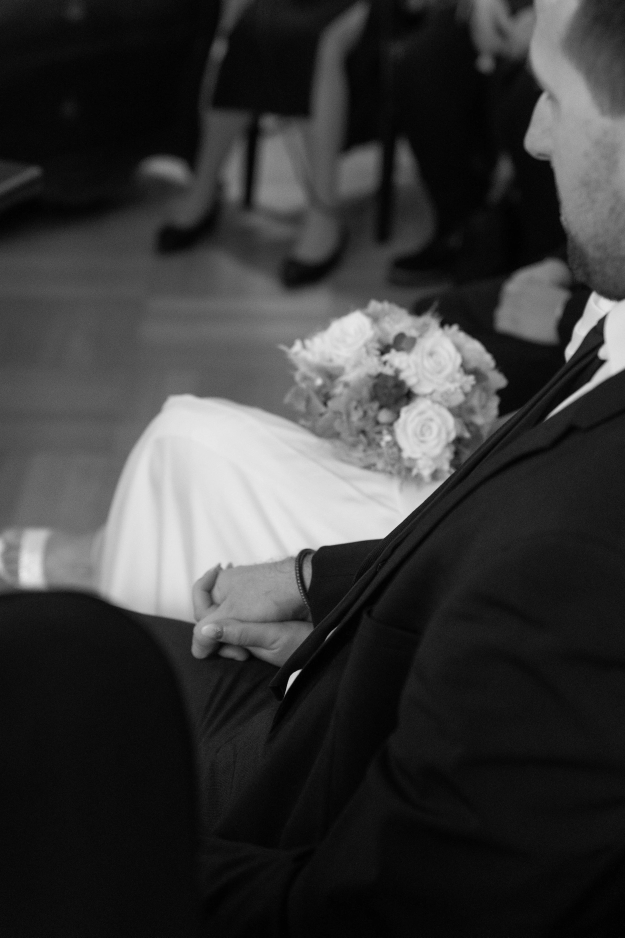
#> input picture images/about.webp, 2500 x 3750 px (shown at 1/4 size); its folder holds only this picture in this run
$ python images.py
#> lines starting #> are read from the running program, lines starting #| are printed output that depends on the picture
"""Erzeugt responsive Bildvarianten (WebP + AVIF) und images/manifest.json.

Läuft automatisch in der GitHub Action (siehe .github/workflows/build.yml).
Neue Bilder einfach in images/ hochladen - die Varianten entstehen beim nächsten Build.

Ausgabe:
  images/r/<name>-<breite>.webp   (480, 960, 1600 px)
  images/r/<name>-<breite>.avif   (nur Dateien, die mit "hero" beginnen: 640, 960, 1280, 1920 px)
  images/manifest.json            Maße + verfügbare Varianten pro Originalbild
"""
import json
import os
import sys

from PIL import Image

ROOT = os.path.join(os.path.dirname(os.path.abspath(__file__)), "..")
IMG_DIR = os.path.join(ROOT, "images")
OUT_DIR = os.path.join(IMG_DIR, "r")
EXTS = (".jpg", ".jpeg", ".png", ".webp")

DEFAULT_WIDTHS = [480, 960, 1600]
HERO_WIDTHS = [640, 960, 1280, 1920]


def main():
    os.makedirs(OUT_DIR, exist_ok=True)
    manifest = {}
    for name in sorted(os.listdir(IMG_DIR)):
        path = os.path.join(IMG_DIR, name)
        if not os.path.isfile(path) or not name.lower().endswith(EXTS):
            continue
        stem = os.path.splitext(name)[0]
        with Image.open(path) as im:
#> im is the input picture: PIL image 2500x3750 RGB; mean R, G, B 57.2, 57.2, 57.2
            im = im.convert("RGB")
            w, h = im.size
#> w = 2500; h = 3750
            is_hero = stem.startswith("hero")
            widths = HERO_WIDTHS if is_hero else DEFAULT_WIDTHS
            variants = {"webp": [], "avif": []}
            for tw in widths:
                if tw > w:
                    continue
                th = round(h * tw / w)
                formats = ["webp", "avif"] if is_hero else ["webp"]
                for fmt in formats:
                    out = os.path.join(OUT_DIR, f"{stem}-{tw}.{fmt}")
                    if not os.path.exists(out) or os.path.getmtime(out) < os.path.getmtime(path):
                        resized = im.resize((tw, th), Image.LANCZOS)
                        if fmt == "webp":
                            resized.save(out, "WEBP", quality=78, method=6)
                        else:
                            resized.save(out, "AVIF", quality=55)
                    variants[fmt].append(tw)
#> this loop made 3 passes
#> pass 1, in main, `resized.save(out, "WEBP", quality=78, method=6)`:
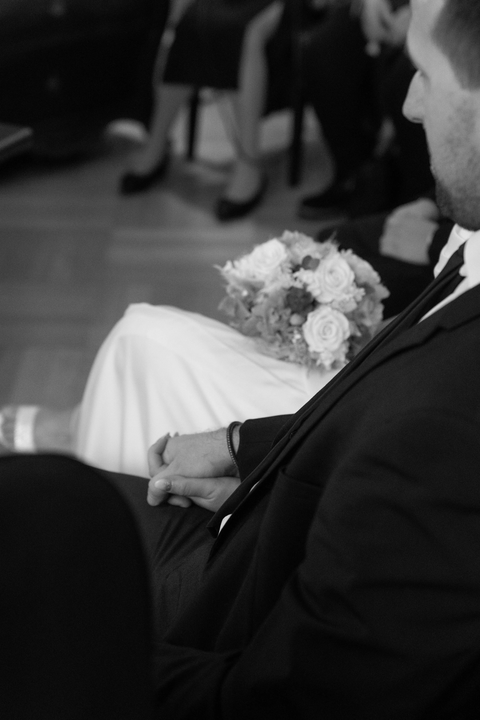
#> saved as about-480.webp: PIL image 480x720 RGB; mean R, G, B 57.2, 57.2, 57.2
            manifest["images/" + name] = {"width": w, "height": h, "stem": stem, **variants}
    with open(os.path.join(IMG_DIR, "manifest.json"), "w", encoding="utf-8") as f:
        json.dump(manifest, f, indent=1, ensure_ascii=False)
    print(f"{len(manifest)} Bilder verarbeitet")
#| 1 Bilder verarbeitet


if __name__ == "__main__":
    sys.exit(main())
#> (the program exits here)
